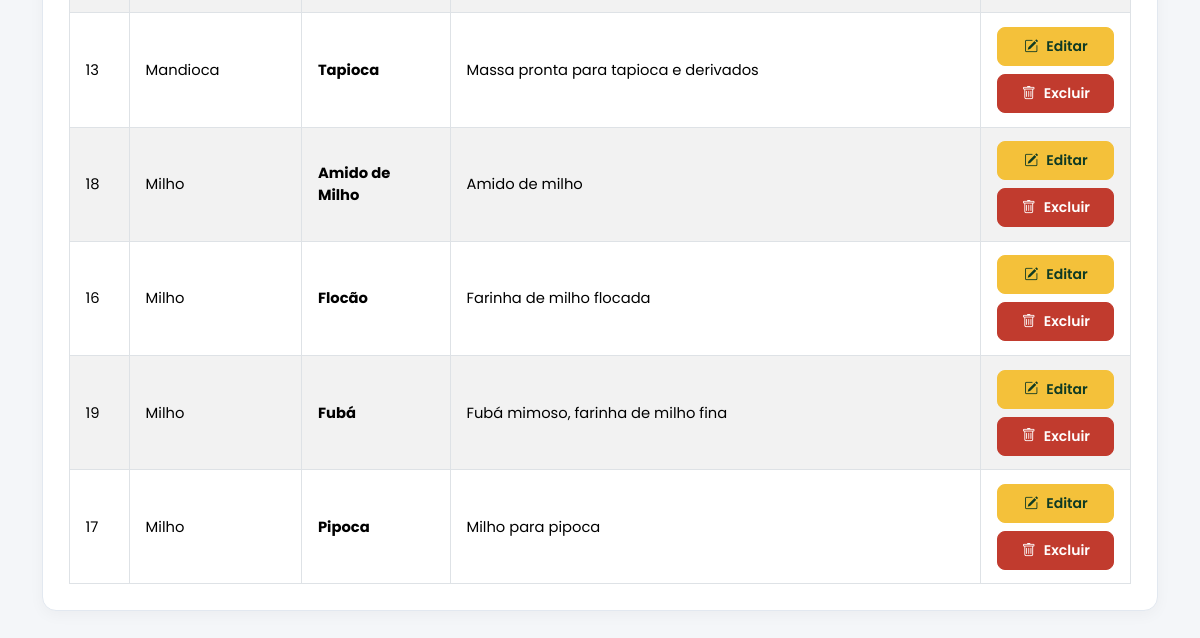
The page /admin/listar/categoria (signed in, lower part) on the database as committed earlier.
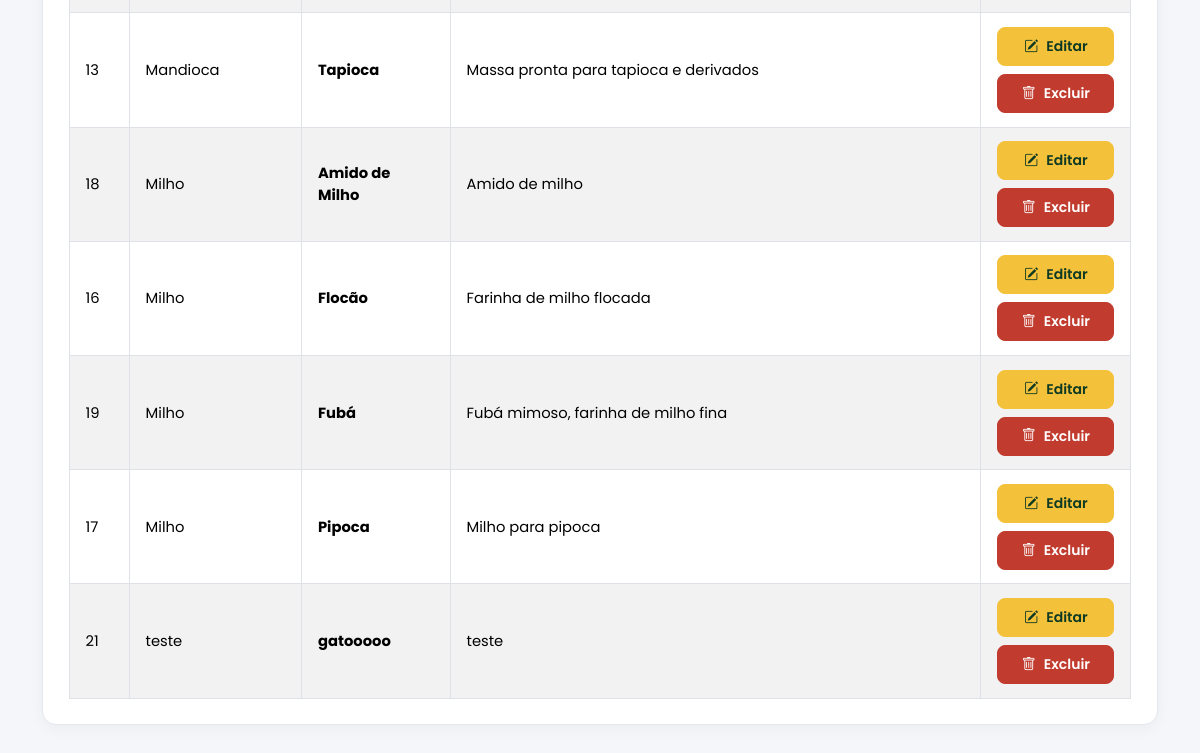
The same page on the database as committed later.
### tables this page shows
CREATE TABLE `categoria` (
  `id` int(11) NOT NULL,
  `grupo_id` int(11) NOT NULL,
  `nome` varchar(100) NOT NULL,
  `descricao` text DEFAULT NULL
);

CREATE TABLE `grupo` (
  `id` int(11) NOT NULL,
  `nome` varchar(100) NOT NULL,
  `descricao` text DEFAULT NULL
);

### admin/listar/categoria.php (the view, shortened to what this page needs)
<div class="container pt-5 pb-5">
    <div class="card">
        <div class="card-body table-responsive">
            <table class="table table-bordered table-striped table-hover align-middle col-12 col-md-6">
                <tbody>
                    <?php
                    $sqlListar = "SELECT c.id, c.nome, c.descricao, g.nome AS grupo
                                  FROM categoria c
                                  LEFT JOIN grupo g ON (g.id = c.grupo_id)
                                  ORDER BY g.nome, c.nome";
                    $consultaListar = $pdo->prepare($sqlListar);
                    $consultaListar->execute();
                    $dadosListar = $consultaListar->fetchAll(PDO::FETCH_OBJ);
                    foreach ($dadosListar as $dados) {
                    ?>
                        <tr>
                            <td><?= $dados->id ?></td>
                            <td><?= htmlspecialchars($dados->grupo) ?></td>
                            <td><strong><?= htmlspecialchars($dados->nome) ?></strong></td>
                            <td><?= strip_tags($dados->descricao) ?></td>
                            <td class="text-center">
                                <a href="cadastrar/categoria/<?= $dados->id ?>" class="btn btn-warning btn-sm d-flex justify-content-center align-items-center gap-2 mb-2" title="Editar">
                                    <i class="bi bi-pencil-square"></i> Editar
                                </a>
                                <a href="javascript:excluir(<?= $dados->id ?>)" class="btn btn-danger btn-sm d-flex justify-content-center align-items-center gap-2" title="Excluir">
                                    <i class="bi bi-trash"></i> Excluir
                                </a>
                            </td>
                        </tr>
                    <?php
                    }
                    ?>
                </tbody>
            </table>
        </div>
    </div>
</div>

Rows that differ between the two databases and show on the page:
added categoria: id "21", grupo.nome "teste", nome "gatooooo", descricao "teste"
